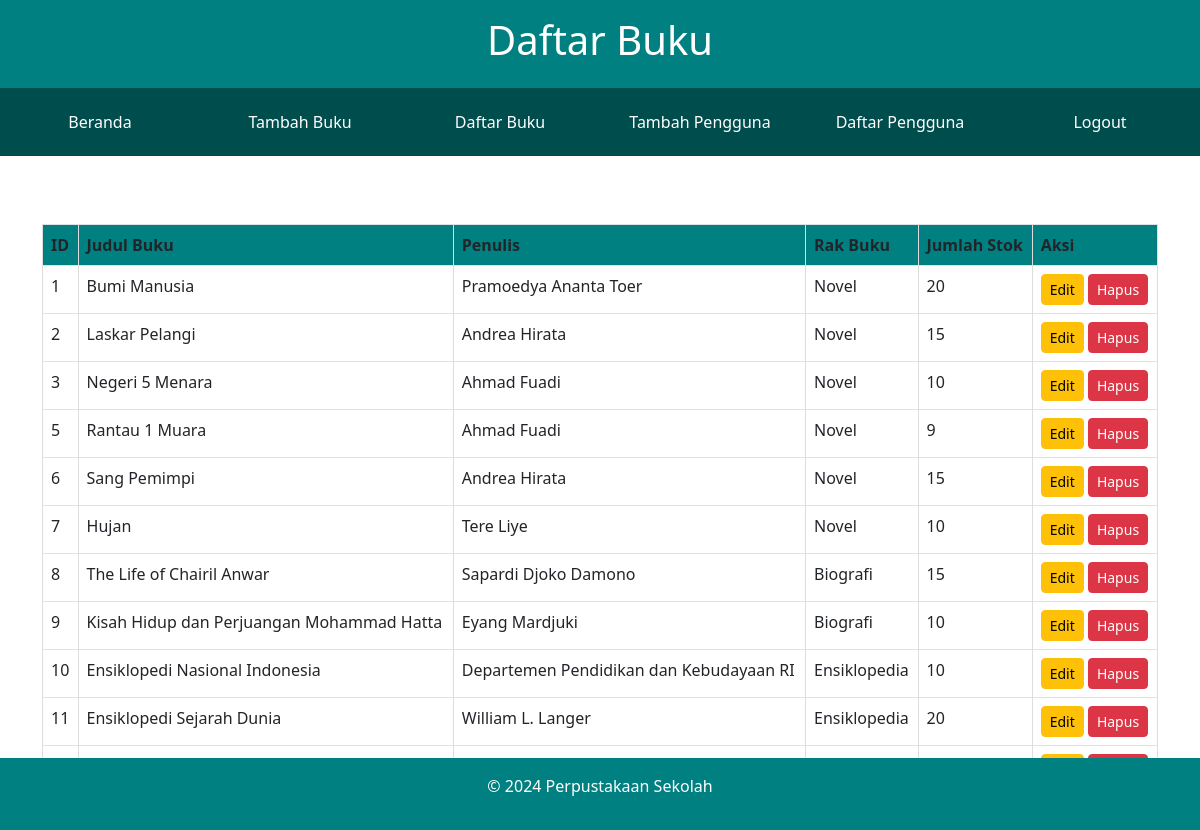
The page /admin/view_book.php (signed in) on the database its author committed.
### tables this page shows
CREATE TABLE `books` (
  `id` int(11) NOT NULL,
  `title` varchar(255) NOT NULL,
  `author` varchar(255) DEFAULT NULL,
  `shelf` varchar(50) DEFAULT NULL,
  `stok` int(11) NOT NULL
);

### admin/view_book.php (the view, shortened to what this page needs)
<?php
include '../config/db.php';
$query = "SELECT * FROM books";
$result = $conn->query($query);
?>
<!DOCTYPE html>
<html lang="en">
<head>
    <link rel="stylesheet" href="../assets/css/style.css">
    <link href="https://cdn.jsdelivr.net/npm/bootstrap@5.3.0-alpha1/dist/css/bootstrap.min.css" rel="stylesheet">
</head>
<body>
    <div class="header bg-teal p-3 text-white text-center">
        <h1>Daftar Buku</h1>
    </div>
    <div class="navbar">
        <a href="admin_dashboard.php">Beranda</a>
        <a href="add_book.php">Tambah Buku</a>
        <a href="view_book.php">Daftar Buku</a>
        <a href="add_user.php">Tambah Pengguna</a>
        <a href="list_user.php">Daftar Pengguna</a>
        <a href="logout.php">Logout</a>
    </div>
    <div class="container mt-5">
        <table class="table table-bordered">
            <thead class="bg-teal text-white">
                <tr>
                    <th>ID</th>
                    <th>Judul Buku</th>
                    <th>Penulis</th>
                    <th>Rak Buku</th>
                    <th>Jumlah Stok</th>
                    <th>Aksi</th>
                </tr>
            </thead>
            <tbody>
                <?php while ($row = $result->fetch_assoc()) { ?>
                <tr>
                    <td><?= $row['id']; ?></td>
                    <td><?= $row['title']; ?></td>
                    <td><?= $row['author']; ?></td>
                    <td><?= $row['shelf']; ?></td>
                    <td><?= $row['stok']; ?></td>
                    <td>
                        <a href="edit_book.php?id=<?= $row['id']; ?>" class="btn btn-warning btn-sm">Edit</a>
                        <a href="view_book.php?delete_id=<?= $row['id']; ?>"
                            onclick="return confirm('Yakin ingin menghapus buku ini?');"
                            class="btn btn-danger btn-sm">Hapus</a>
                    </td>
                </tr>
                <?php } ?>
            </tbody>
        </table>
    </div>
    <div class="footer bg-teal text-white text-center p-3 mt-5">
        <p>&copy; 2024 Perpustakaan Sekolah</p>
    </div>
</body>
</html>

### assets/css/style.css (style rules this page uses)
body { font-family: 'Roboto', sans-serif; background-color: #ffffff; }
.header { background-color: #008080; color: #fff; padding: 20px; text-align: center; }
.navbar { display: flex; background-color: #004d4d; overflow: hidden; }
.navbar a { flex: 1; color: #fff; text-align: center; padding: 14px 0; text-decoration: none; transition: background-color 0.3s ease; }
.container { padding: 20px; }
.footer { background-color: #008080; color: #fff; text-align: center; padding: 10px; position: fixed; bottom: 0; width: 100%; }
.table { width: 100%; border-collapse: collapse; }
.table th, .table td { border: 1px solid #ddd; padding: 12px; }
.table th { background-color: #008080 !important; color: white; text-align: left; }
.table td { background-color: #f9f9f9; }
a { text-decoration: none; }

### rows shown on the page
books: id "1", title "Bumi Manusia", author "Pramoedya Ananta Toer", shelf "Novel", stok "20"
books: id "2", title "Laskar Pelangi", author "Andrea Hirata", shelf "Novel", stok "15"
books: id "3", title "Negeri 5 Menara", author "Ahmad Fuadi", shelf "Novel", stok "10"
books: id "5", title "Rantau 1 Muara", author "Ahmad Fuadi", shelf "Novel", stok "9"
books: id "6", title "Sang Pemimpi", author "Andrea Hirata", shelf "Novel", stok "15"
books: id "7", title "Hujan", author "Tere Liye", shelf "Novel", stok "10"
books: id "8", title "The Life of Chairil Anwar", author "Sapardi Djoko Damono", shelf "Biografi", stok "15"
books: id "9", title "Kisah Hidup dan Perjuangan Mohammad Hatta", author "Eyang Mardjuki", shelf "Biografi", stok "10"
books: id "10", title "Ensiklopedi Nasional Indonesia", author "Departemen Pendidikan dan Kebudayaan RI", shelf "Ensiklopedia", stok "10"
books: id "11", title "Ensiklopedi Sejarah Dunia", author "William L. Langer", shelf "Ensiklopedia", stok "20"
